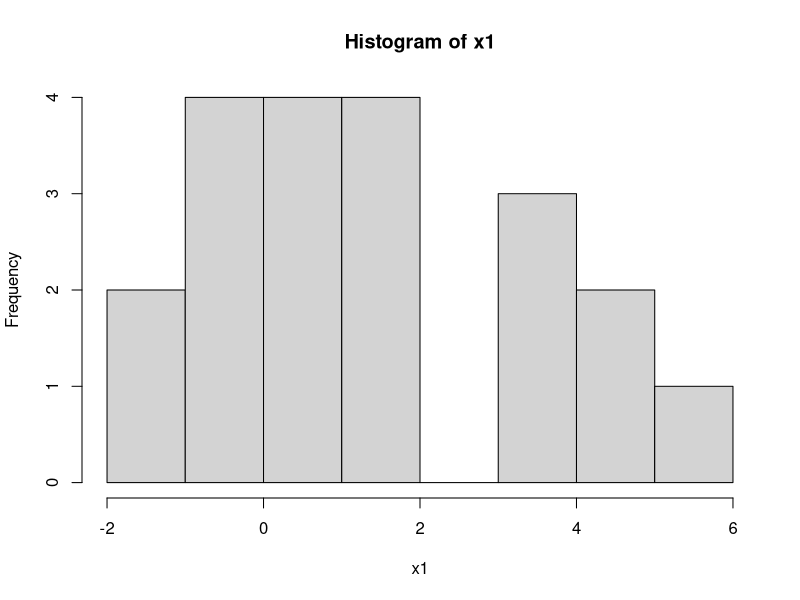

Source code (R):
#R Project 10
#Name: Rida Syed
#Date: 04/21/2023



#a) Generate a matrix “ss” with 1000 rows and 10 columns. The elements of “ss” 
#are random samples from standard normal distribution.

ss <- matrix(rnorm(10000,0,1), nrow = 1000, ncol = 10)
#mean is 0 and sd is 1.

#b) Run the following lines:

mytest <- function(x) {
  
  return(t.test(x,mu=0)$p.value)
  
}

mytest(rnorm(100)) #this gives us the p value when we apply the one sample ttest.

#c) Conduct one sample t-test H0 : µ = 0 vs Ha : µ =/= 0 for each row of 
#“ss”. (Hint: use either functions apply() or for() and a function mytest()).

#H0:µ= 0 
#Ha:µ =/= 0 

#store p values in a container
pvalue <-numeric(length=nrow(ss))

for(i in 1:nrow(ss)){ #for loop which goes through each row of ss.
  pvalue[i]<-t.test(ss[i,],mu= 0) #the t.test performed on each row is then stored in the pvalue container.
}

pvalue #this generates the pavlue for all 1000 rows. 


#d)For the 1000 tests you conducted in c), what is the ratio of rejection if the significance level  α = 0.05? How about α = 0.1 or 0.01?

#For alpha =0.05

alpha <- 0.05
rejections1 <- sum(pvalue <= alpha)
ratio1 <- rejections1 / length(pvalue)

#the ratio of rejections is 0.486

#For alpha =0.01

alpha <- 0.01
rejections2 <- sum(pvalue <= alpha)
ratio2 <- rejections2 / length(pvalue)

#the ratio of rejection is 0.471.

#For alpha =0.1

alpha <- 0.1
rejections3 <- sum(pvalue <= alpha)
ratio3 <- rejections3 / length(pvalue)

#the ratio of rejection is 0.503.


########################################################################################################

#a) Load data set sleep and open the description file.
data(sleep)
sleep

help(sleep) #to get description file 

#b) Draw histogram for column “extra”. Comment on the shape of the histogram.

x1<-sleep$extra
hist(x1)
sd(x1)
summary(x1)

#Describing the distribution:
#Shape: The histogram has a somewhat symmetric distribution with a bar missing from 2-3.
#Center: The histogram is centered at 1.540.
#Spread: The spread is 2.01792
#Unusual features: There is a missing bar from x valyes 2-3.

#c) Define two vectors “x” and “y” as following: 

x<-sleep$extra[1:10]


y<-sleep$extra[11:20]

#d) Conduct two-sample t-test to check whether the means of x and y are 
#significantly different. Make sure to state your hypothesis, test statistic, 
#p-value, decision rule and conclusion for the test.

#H0: mu1=mu2
#HA: mu1 =/= mu2
#alpha = 0.10

t.test(x,y, alternative = c("two.sided"), mu= 0, paired = FALSE)

#p-value = 0.07939 < alpha=0.10. Therefore, the decision is to reject H0 and 
#conclude there is sufficient evidence to support that there is a difference in the mean
#values of x and y.

#e) Define a vector “z” as following:

z<-x-y


#f) Conduct one-sample t-test to check whether the mean of z is significantly
#different from 0.  

#H0: mu=0
#HA: mu =/= 0
#alpha = 0.10

t.test(z,mu=0)

#p-value = 0.002833 < alpha=0.10. Therefore, the decision is to reject H0 and 
#conclude there is sufficient evidence to support that the mean of z is significantly 
#different from 0. 


#side note:
mean(z) #the above test is proven by finding the mean of z which is -1.58.


